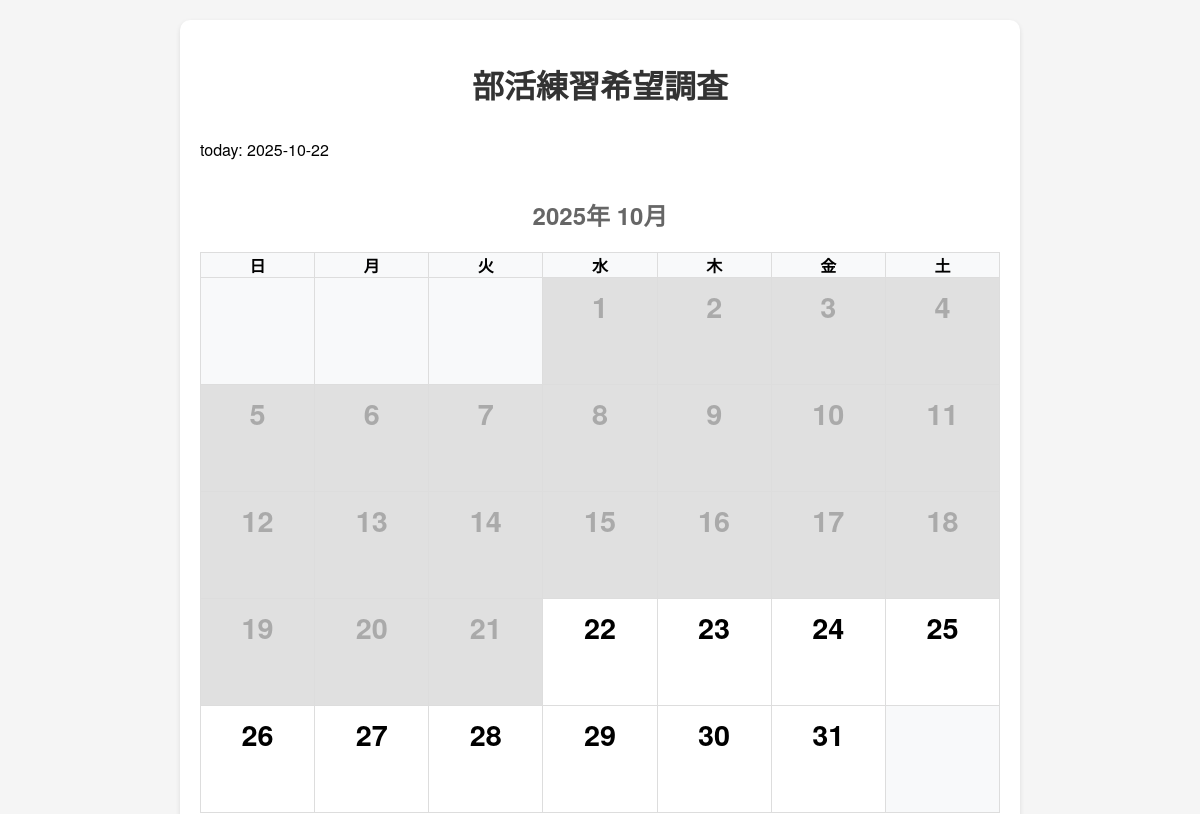
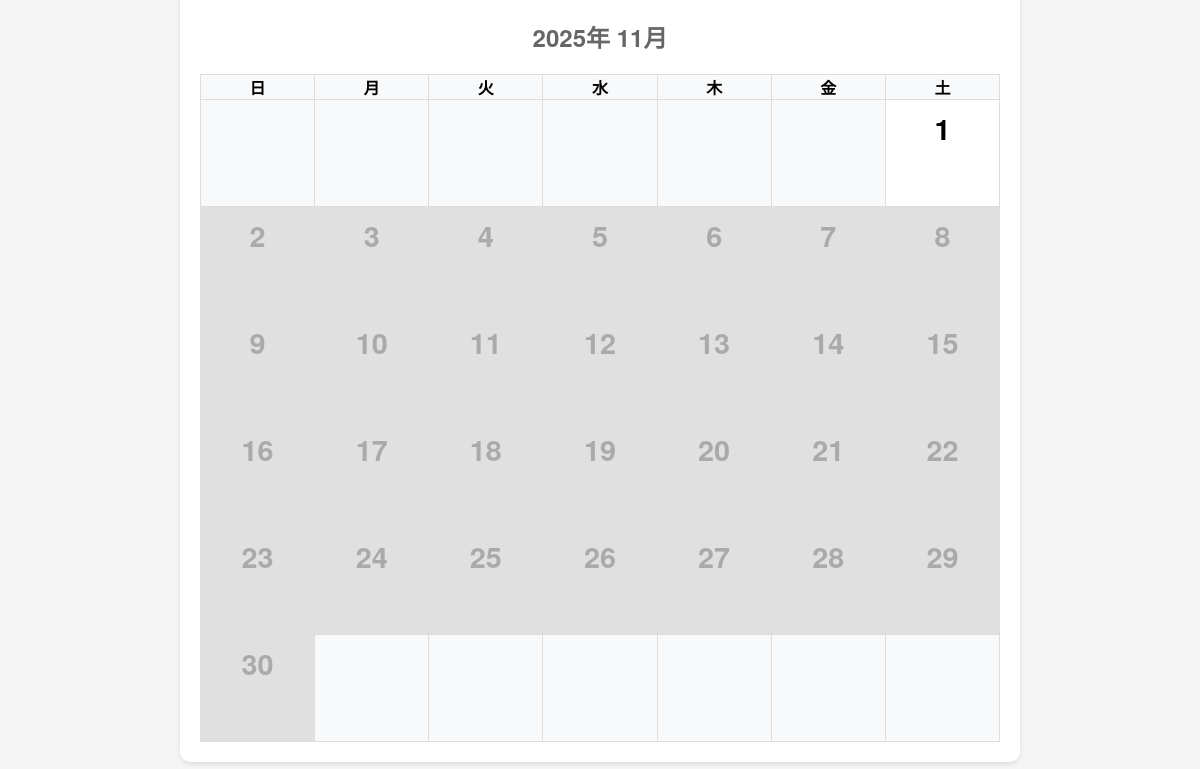
The app's page /, older data (2 pictures, top to bottom).
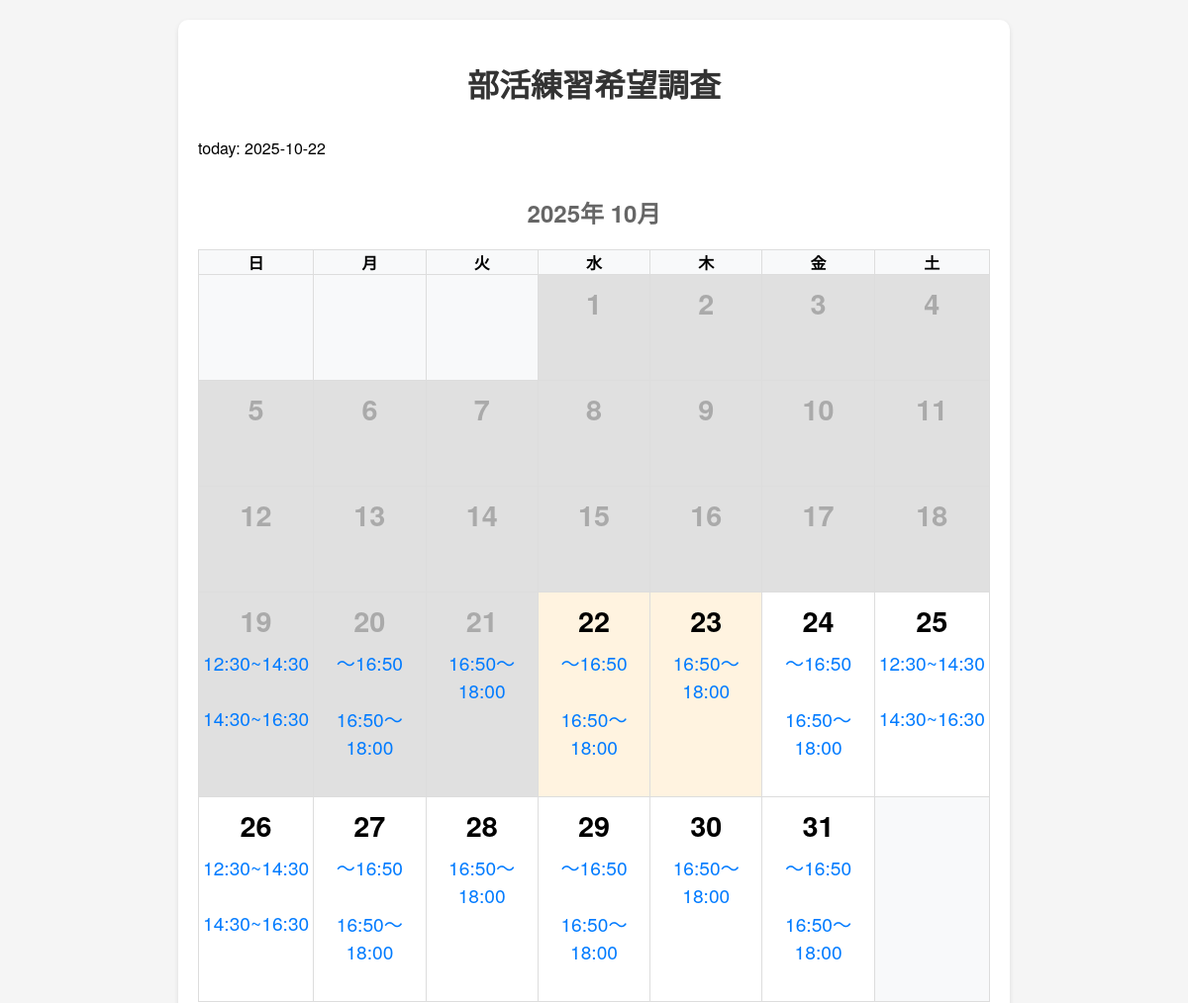
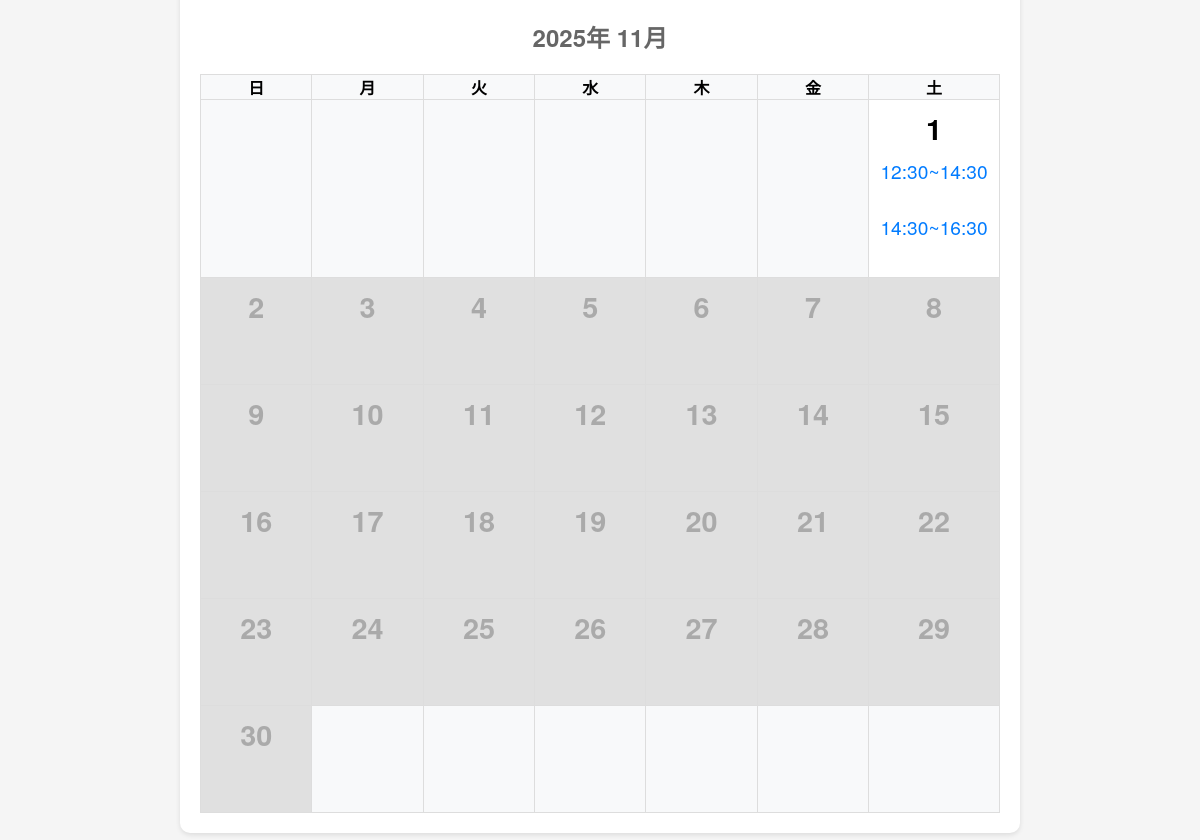
The same page, newer data (2 pictures, top to bottom).
### app.py (models this page shows)
class TimeSlot(db.Model):
    id = db.Column(db.Integer, primary_key=True)
    date_key = db.Column(db.String(20), nullable=False)
    slot = db.Column(db.String(50), nullable=False)

### app.py (the view)
@app.route('/', methods=['GET', 'HEAD'])
def index():
    try:
        if request.method == 'HEAD':
            return '', 200
        today = get_jst_date()
        year = today.year
        month = today.month
        cal = calendar.monthcalendar(year, month)
        month_names = ['1月', '2月', '3月', '4月', '5月', '6月',
                      '7月', '8月', '9月', '10月', '11月', '12月']
        import calendar as calmod
        last_day = calmod.monthrange(year, month)[1]
        days_left = last_day - today.day
        calendars = [
            {
                'year': year,
                'month': month,
                'month_name': month_names[month-1],
                'calendar': cal
            }
        ]
        if days_left < 14:
            next_month = month + 1
            next_year = year
            if next_month > 12:
                next_month = 1
                next_year += 1
            next_cal = calendar.monthcalendar(next_year, next_month)
            calendars.append({
                'year': next_year,
                'month': next_month,
                'month_name': month_names[next_month-1],
                'calendar': next_cal
            })
        days_since_sunday = today.weekday() + 1  # 月曜日=0なので+1して日曜日=0にする
        if days_since_sunday == 7:  # 日曜日の場合は0にする
            days_since_sunday = 0
        current_week_sunday = today - timedelta(days=days_since_sunday)
        valid_dates = set()
        for week in range(2):  # 2週間
            week_start = current_week_sunday + timedelta(weeks=week)
            for day in range(7):  # 日曜日から土曜日まで
                current_date = week_start + timedelta(days=day)
                valid_dates.add(f"{current_date.year}-{current_date.month}-{current_date.day}")
        practice_requests = {}
        booked_dates = set()
        try:
            all_requests = PracticeRequest.query.all()
            for req in all_requests:
                if req.date_key not in practice_requests:
                    practice_requests[req.date_key] = {}
                practice_requests[req.date_key][req.user_name] = {
                    'time_slot': req.time_slot,
                    'band_name': req.band_name
                }
                booked_dates.add(req.date_key)
        except Exception as e:
            print(f"予約データ取得でエラー: {e}")
            practice_requests = {}
            booked_dates = set()
        time_slots = {}
        try:
            all_slots = TimeSlot.query.all()
            for slot in all_slots:
                if slot.date_key not in time_slots:
                    time_slots[slot.date_key] = []
                time_slots[slot.date_key].append(slot.slot)
        except Exception as e:
            print(f"時間枠データ取得でエラー: {e}")
            time_slots = {}
        return render_template(
            'index.html',
            calendars=calendars,
            month=month_names[month-1],
            month_num=month,
            year=year,
            today=today,
            practice_requests=practice_requests,
            time_slots=time_slots,
            get_default_slots=get_default_slots,
            valid_dates=valid_dates,
            booked_dates=booked_dates
        )
    except Exception as e:
        print(f"index関数でエラーが発生しました: {e}")
        return f"エラーが発生しました: {str(e)}", 500

### app.py (called while the page is built)
def get_jst_date():
    return datetime.now(JST).date()

### templates/index.html (shortened to what this page needs)
<!DOCTYPE html>
<html lang="ja">
<head>
    <link rel="stylesheet" href="{{ url_for('static', filename='css/style.css') }}">
</head>
<body>
    <div class="container">
        <h1>部活練習希望調査</h1>
        <p>today: {{ today }}</p>
        {% for calinfo in calendars %}
        <div class="calendar">
            <h2>{{ calinfo.year }}年 {{ calinfo.month_name }}</h2>
            <table>
                <thead>
                    <tr>
                        <th>日</th>
                        <th>月</th>
                        <th>火</th>
                        <th>水</th>
                        <th>木</th>
                        <th>金</th>
                        <th>土</th>
                    </tr>
                </thead>
                <tbody>
                    {% for week in calinfo.calendar %}
                    <tr>
                        {% for day in week %}
                            {% if day == 0 %}
                                <td class="empty"></td>
                            {% else %}
                                {% set d = day|int %}
                                {% set y = calinfo.year|int %}
                                {% set m = calinfo.month|int %}
                                {% set date_key = y ~ '-' ~ m ~ '-' ~ d %}
                                {% set slots = time_slots.get(date_key, []) %}
                                {% set is_past = (y == today.year and m == today.month and d < today.day) or
                                                 (y == today.year and m < today.month) or
                                                 (y < today.year) %}
                                <td class="day{% if is_past %} past{% endif %}{% if date_key not in valid_dates %} not-selectable{% endif %}{% if date_key in booked_dates %} booked{% endif %}" data-year="{{ y }}" data-month="{{ m }}" data-day="{{ d }}">
                                    <div class="day-number">{{ day }}</div>
                                    <div class="time-options">
                                        {% if date_key in valid_dates %}
                                            {% for slot in slots %}
                                                <span class="time-label">{{ slot }}</span><br>
                                            {% endfor %}
                                        {% endif %}
                                    </div>
                                </td>
                            {% endif %}
                        {% endfor %}
                    </tr>
                    {% endfor %}
                </tbody>
            </table>
        </div>
        {% endfor %}
    </div>
</body>
</html>

### static/css/style.css (style rules this page uses)
body { font-family: 'Helvetica Neue', Arial, 'Hiragino Kaku Gothic ProN', 'Hiragino Sans', Meiryo, sans-serif; margin: 0; padding: 20px; background-color: #f5f5f5; }
.container { max-width: 800px; margin: 0 auto; background-color: white; padding: 20px; border-radius: 10px; box-shadow: 0 2px 5px rgba(0,0,0,0.1); }
h1 { text-align: center; color: #333; margin-bottom: 30px; }
h2 { text-align: center; color: #666; margin-bottom: 20px; }
.calendar { width: 100%; overflow-x: auto; }
table { width: 100%; border-collapse: collapse; margin-top: 20px; }
th, td { padding: 0; text-align: center; border: 1px solid #ddd; }
th { background-color: #f8f9fa; font-weight: bold; }
td.day { cursor: pointer; transition: background-color 0.2s; height: 90px; min-width: 90px; vertical-align: top; font-size: 1.2em; padding: 8px 4px; background: #fff; position: relative; }
td.empty { background-color: #f8f9fa; }
.day-number { font-size: 1.5em; font-weight: bold; margin-bottom: 8px; }
.time-options { margin-top: 6px; }
.time-label { display: block; font-size: 1em; color: #007bff; margin-bottom: 2px; }
td.day.past { background-color: #e0e0e0; color: #aaa; cursor: not-allowed; }
.day.not-selectable { background-color: #e0e0e0; color: #aaa; cursor: not-allowed; pointer-events: none; }
.day.booked { background-color: #fff3e0; }

Row changes from the older to the newer data that the page shows:
now on this page (row edited): TimeSlot: slot "12:30~14:30", shown under "19"
now on this page (row edited): TimeSlot: slot "14:30~16:30", shown under "19"
added TimeSlot: slot "〜16:50", shown under "20"
added TimeSlot: slot "16:50〜18:00", shown under "20"
added TimeSlot: slot "16:50〜18:00", shown under "21"
added TimeSlot: slot "〜16:50", shown under "22"
added TimeSlot: slot "16:50〜18:00", shown under "22"
added TimeSlot: slot "16:50〜18:00", shown under "23"
added TimeSlot: slot "〜16:50", shown under "24"
added TimeSlot: slot "16:50〜18:00", shown under "24"
added TimeSlot: slot "12:30~14:30", shown under "25"
added TimeSlot: slot "14:30~16:30", shown under "25"
added TimeSlot: slot "12:30~14:30", shown under "26"
added TimeSlot: slot "14:30~16:30", shown under "26"
added TimeSlot: slot "〜16:50", shown under "27"
added TimeSlot: slot "16:50〜18:00", shown under "27"
added TimeSlot: slot "16:50〜18:00", shown under "28"
added TimeSlot: slot "〜16:50", shown under "29"
added TimeSlot: slot "16:50〜18:00", shown under "29"
added TimeSlot: slot "16:50〜18:00", shown under "30"
added TimeSlot: slot "〜16:50", shown under "31"
added TimeSlot: slot "16:50〜18:00", shown under "31"
added TimeSlot: slot "12:30~14:30", shown under "1"
added TimeSlot: slot "14:30~16:30", shown under "1"
